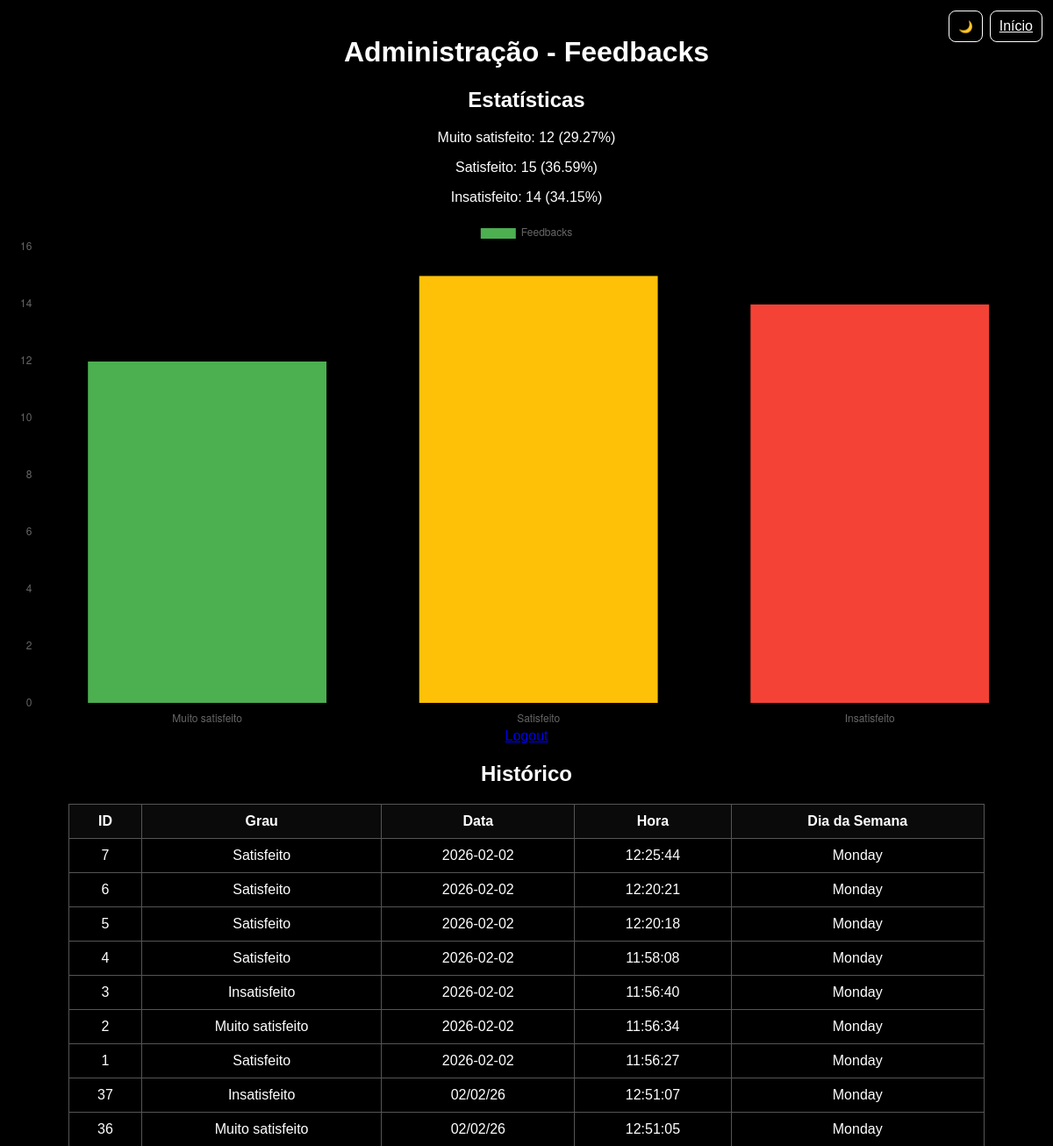
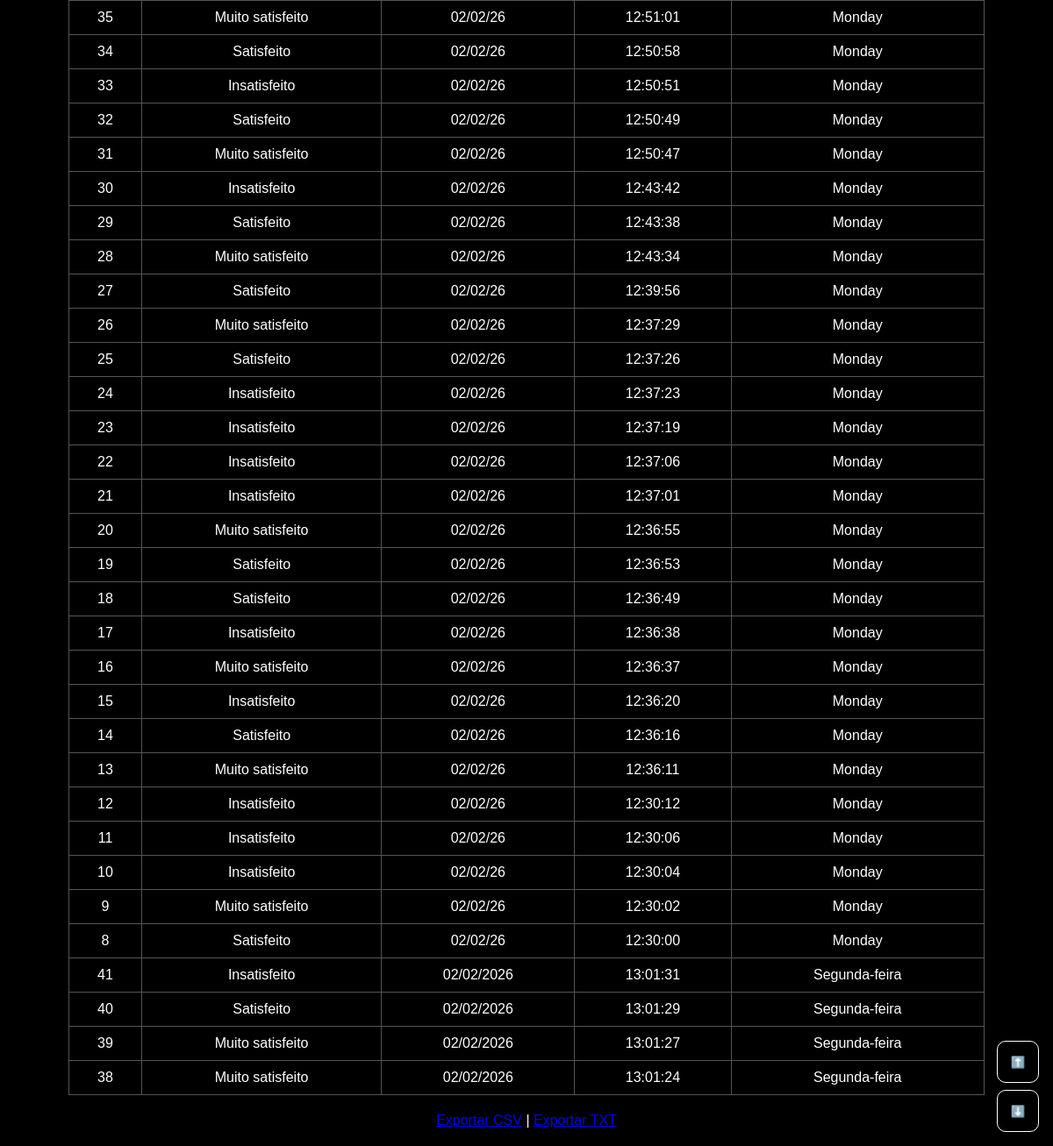
Before: /admin (signed in) with the older database file (2 pictures, top to bottom).
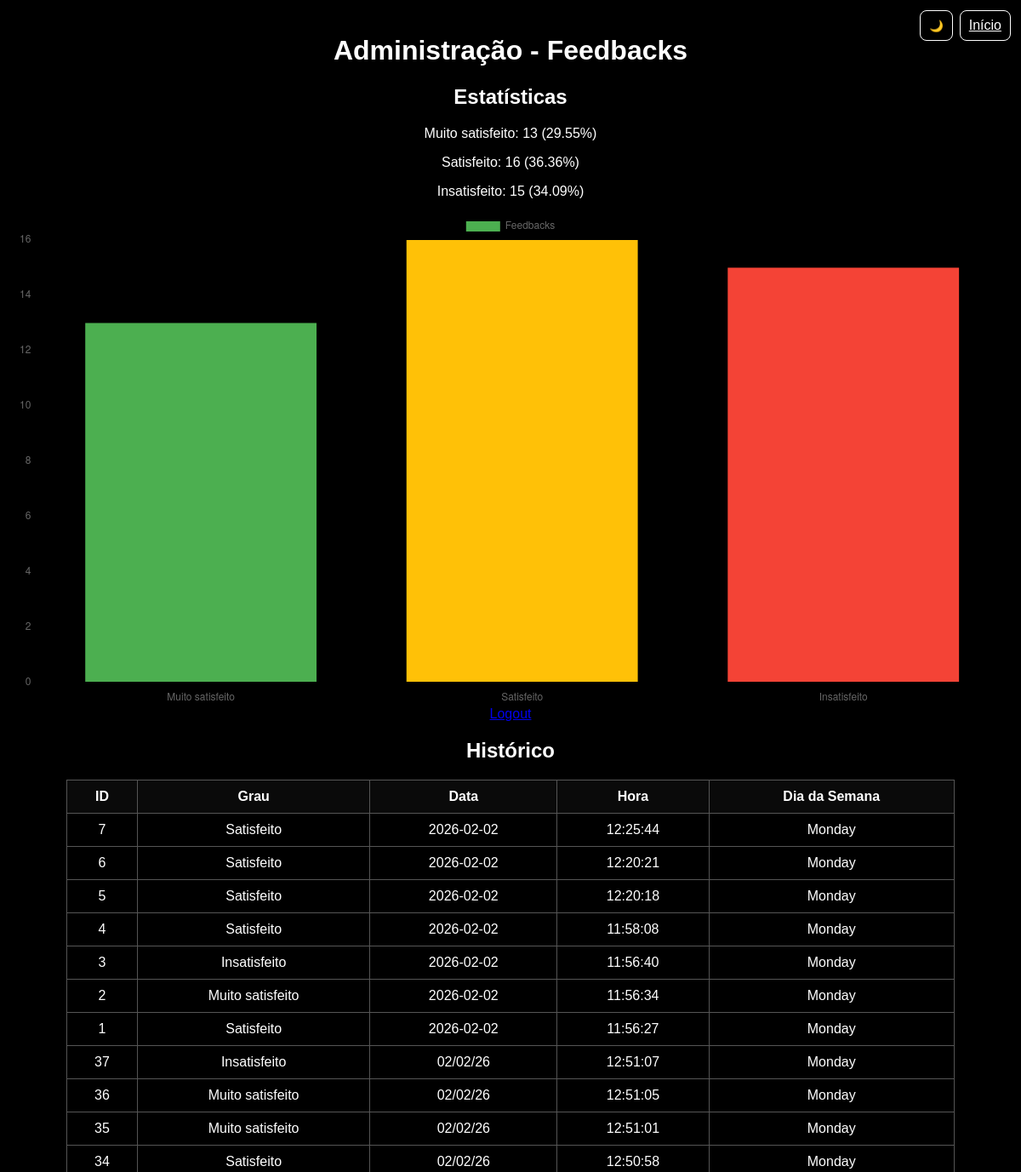
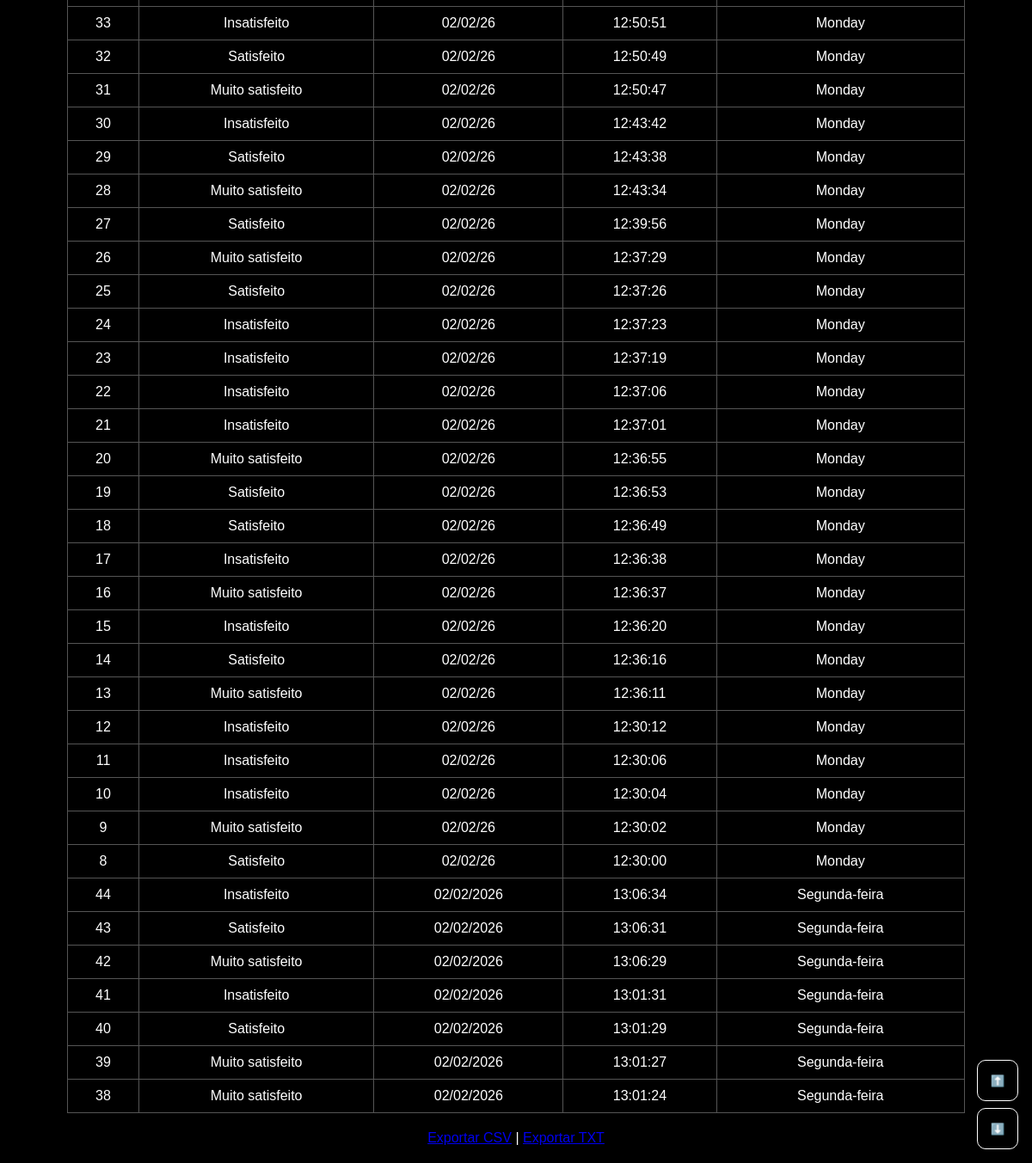
After: the same page with the newer database file (2 pictures, top to bottom).
### tables this page shows
CREATE TABLE feedbacks (
            id INTEGER PRIMARY KEY AUTOINCREMENT,
            grau TEXT NOT NULL,
            data TEXT NOT NULL,
            hora TEXT NOT NULL,
            dia_semana TEXT NOT NULL
        );

### ãpp.py (the view)
@app.route('/admin')
def admin():
    if 'admin_user' not in session:
        return redirect(url_for('index'))
    conn = get_db_connection()
    registros = conn.execute('SELECT * FROM feedbacks ORDER BY data DESC, hora DESC').fetchall()
    total_muito = conn.execute("SELECT COUNT(*) FROM feedbacks WHERE grau='Muito satisfeito'").fetchone()[0]
    total_satisfeito = conn.execute("SELECT COUNT(*) FROM feedbacks WHERE grau='Satisfeito'").fetchone()[0]
    total_insatisfeito = conn.execute("SELECT COUNT(*) FROM feedbacks WHERE grau='Insatisfeito'").fetchone()[0]
    total = total_muito + total_satisfeito + total_insatisfeito
    conn.close()
    return render_template('admin.html', registros=registros,
                           total_muito=total_muito,
                           total_satisfeito=total_satisfeito,
                           total_insatisfeito=total_insatisfeito,
                           total=total,
                           admin_user=session.get('admin_user'))

### ãpp.py (called while the page is built)
def get_db_connection():
    conn = sqlite3.connect(DATABASE)
    conn.row_factory = sqlite3.Row
    return conn

### templates/admin.html (shortened to what this page needs)
{% extends "layout.html" %}
{% block content %}
<div class="container">
    <h1>Administração - Feedbacks</h1>
    <h2>Estatísticas</h2>
    <p>Muito satisfeito: {{ total_muito }} ({{ (total_muito/total*100)|round(2) }}%)</p>
    <p>Satisfeito: {{ total_satisfeito }} ({{ (total_satisfeito/total*100)|round(2) }}%)</p>
    <p>Insatisfeito: {{ total_insatisfeito }} ({{ (total_insatisfeito/total*100)|round(2) }}%)</p>
    <canvas id="grafico" width="400" height="200"></canvas>
    <div class="admin-actions">
        <a href="/logout">Logout</a>
    </div>
    <h2>Histórico</h2>
    <table>
        <thead>
            <tr>
                <th>ID</th><th>Grau</th><th>Data</th><th>Hora</th><th>Dia da Semana</th>
            </tr>
        </thead>
        <tbody>
            {% for reg in registros %}
            <tr>
                <td>{{ reg.id }}</td>
                <td>{{ reg.grau }}</td>
                <td>{{ reg.data }}</td>
                <td>{{ reg.hora }}</td>
                <td>{{ reg.dia_semana }}</td>
            </tr>
            {% endfor %}
        </tbody>
    </table>
    <a href="/exportar/csv">Exportar CSV</a> |
    <a href="/exportar/txt">Exportar TXT</a>
</div>
<div class="admin-floating">
    <button id="scrollTopBtn" class="float-btn" title="Ir para o início">⬆️</button>
    <button id="scrollBottomBtn" class="float-btn" title="Ir para o fim">⬇️</button>
</div>
<script>
const ctx = document.getElementById('grafico').getContext('2d');
const grafico = new Chart(ctx, {
    type: 'bar',
    data: {
        labels: ['Muito satisfeito', 'Satisfeito', 'Insatisfeito'],
        datasets: [{
            label: 'Feedbacks',
            data: [{{ total_muito }}, {{ total_satisfeito }}, {{ total_insatisfeito }}],
            backgroundColor: ['#4CAF50', '#FFC107', '#F44336']
        }]
    },
    options: { responsive: true }
});
</script>
{% endblock %}
{% block top_buttons %}
    <a href="/" id="inicioBtn" class="topbtn">Início</a>
{% endblock %}

### templates/layout.html (shortened to what this page needs)
<!DOCTYPE html>
<html lang="pt">
<head>
    <link rel="stylesheet" href="{{ url_for('static', filename='css/style.css') }}">
</head>
<body>
    <header class="topbar">
        <button id="themeToggle" class="topbtn" aria-label="Alternar tema">🌙</button>
        <div class="top-buttons-wrapper">{% block top_buttons %}{% endblock %}</div>
    </header>
    {% block content %}{% endblock %}
</body>
</html>

### static/css/style.css (style rules this page uses)
body { font-family: Arial, sans-serif; text-align: center; margin: 0; padding: 0; transition: background-color 0.2s, color 0.2s; background: var(--bg); color: var(--fg); }
:root[data-theme="dark"] { --bg: #000000; --fg: #ffffff; --accent: #ff4d4d; }
.container { padding: 20px; background: transparent; color: var(--fg); }
table { width: 90%; margin: 20px auto; border-collapse: collapse; color: var(--fg); }
th, td { border: 1px solid #555; padding: 10px; }
th { background-color: rgba(255,255,255,0.04); }
.topbar { position: fixed; right: 12px; top: 12px; display: flex; gap: 8px; z-index: 999; }
.topbtn { background: var(--bg); color: var(--fg); border: 1px solid var(--fg); padding: 8px 10px; border-radius: 8px; cursor: pointer; }
.top-buttons-wrapper { display: inline-flex; gap: 8px; align-items: center; }
.admin-floating { position: fixed; right: 16px; bottom: 16px; display: flex; flex-direction: column; gap: 8px; z-index: 1200; }
.float-btn { width: 48px; height: 48px; border-radius: 10px; border: 1px solid var(--fg); background: var(--bg); color: var(--fg); cursor: pointer; box-shadow: 0 6px 12px rgba(0,0,0,0.4); }

Changed rows visible on the page:
added feedbacks: id "44", grau "Insatisfeito", data "02/02/2026", hora "13:06:34", dia_semana "Segunda-feira"
added feedbacks: id "43", grau "Satisfeito", data "02/02/2026", hora "13:06:31", dia_semana "Segunda-feira"
added feedbacks: id "42", grau "Muito satisfeito", data "02/02/2026", hora "13:06:29", dia_semana "Segunda-feira"
Other visible differences:
{{ total_muito }}: "12" → "13"
{{ (total_muito/total*100)|round(2) }}: "29.27" → "29.55"
{{ total_satisfeito }}: "15" → "16"
{{ (total_satisfeito/total*100)|round(2) }}: "36.59" → "36.36"
{{ total_insatisfeito }}: "14" → "15"
{{ (total_insatisfeito/total*100)|round(2) }}: "34.15" → "34.09"
chart data {{ total_muito }}: 12 → 13
chart data {{ total_satisfeito }}: 15 → 16
chart data {{ total_insatisfeito }}: 14 → 15
